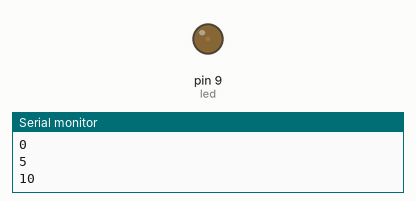
Simulated run of this sketch. Board: Arduino Uno, built with avr-gcc and run on an emulated ATmega328P. On the bench: output pins drawn as LEDs (lit = HIGH), the last lines printed to the serial monitor.

Above: at 0.05 s.
At 0.5 s:
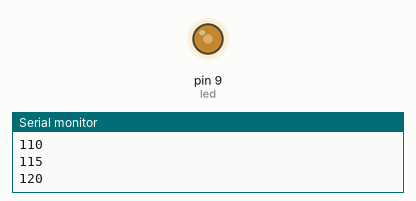
At 0.95 s:
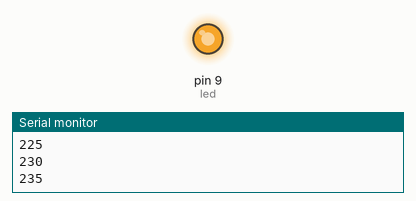
At 1.8 s:
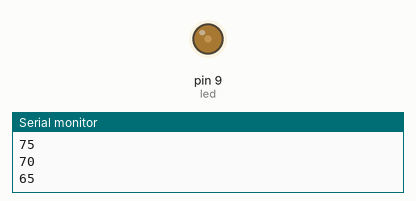
Timing chart, 0 to 4.7 s (numbered marks = the images above):
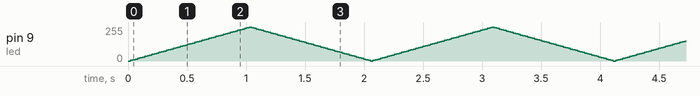

The sketch:

Fade.ino
```cpp
/* This sketch meets the acceptance criteria of of this task https://trello.com/c/OvXraD7u/1-fade-an-led-in-and-out */

/* These are the values for these variables */
int led = 9;          /* The pin the LED is connected to           */
int brightness = 0;   /* The brightness of the LED                 */
int fadeAmount = 5;   /* The value in which the LED should fade by */

/* This is the setup for the LED and what it is doing */
void setup() {
  pinMode(led, OUTPUT);
  Serial.begin(9600); /* This is the code that starts the Serial Monitor Tool */
}

/* This is the function that commands the Arduino to fade in and out */
void loop() {
  analogWrite(led, brightness); /* This is the initial brightness of the LED */


  Serial.print(brightness); /* This is the code that specifies the variable the Serial Monitor Tool is targetting */
  Serial.print('\n');       /* This is the code that allows a new line for results in the Serial Monitor Tool     */

  /* This is command that increases the brightness */
  brightness = brightness + fadeAmount;

  /* This is the logic that decides whether the brightness should increase or decrease after a certain criteria is met */
  if (brightness <= 0 || brightness >= 255){
    fadeAmount = -fadeAmount;
    }

  /* This is the delay of the fading at 20ms */
  delay(20);
}
```
